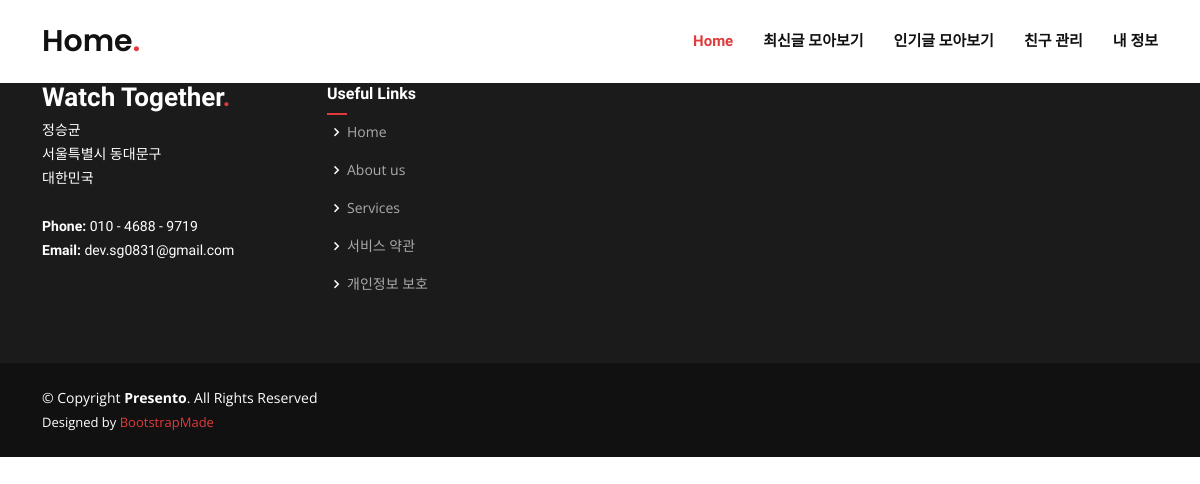
/posts/, run on an earlier commit of the app's database.
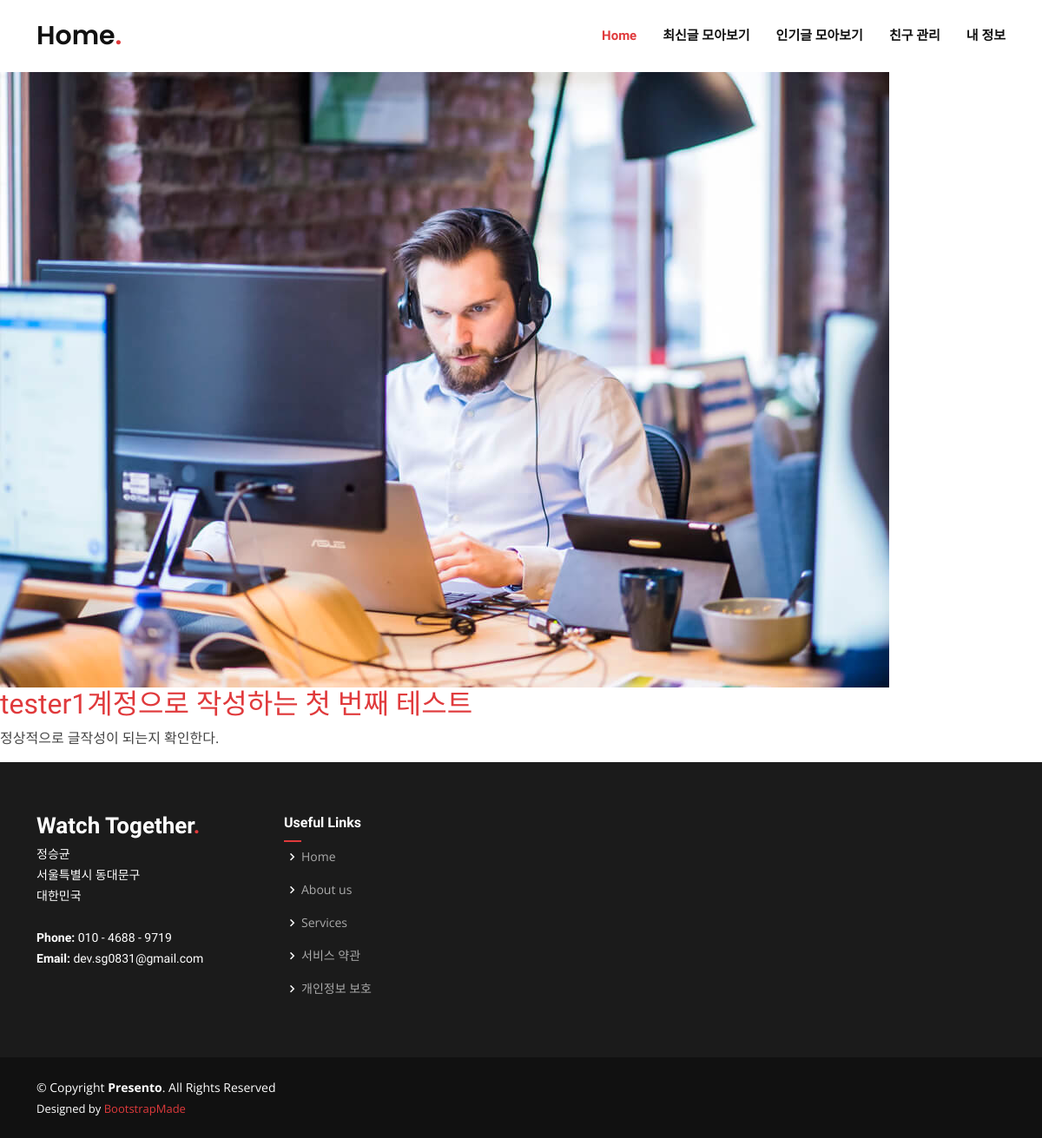
And on a later commit of the database.
### posting/models.py (models this page shows, shortened)
class Post(models.Model):
	title = models.CharField( max_length = 80 )
	content = models.CharField( max_length = 1000 )
	created = models.DateTimeField( auto_now=True )
	updated = models.DateTimeField( auto_now_add=True )
	like_count = models.PositiveIntegerField( default=0 )
	like = models.ManyToManyField( User, related_name='like_posts', blank=True )
	user = models.ForeignKey( User, on_delete=models.CASCADE )

### posting/views.py (the view)
# urls.py: path("", PostList.as_view(), name="postList"),
class PostList( ListView ):
	def get_queryset(self):
		return Post.objects.order_by("-created")

### posting/templates/posting/post_list.html
{% extends 'base.html' %}
{% block content %}
{% load static %}
            <article class="entry">
              <a href="{% url "postCreate" %}"> 작성 </a>
              {% for post in post_list %}
              <div class="entry-img">
                <img src="{% static "img/blog/blog-1.jpg" %}" alt="" class="img-fluid">
              </div>
              <h2 class="entry-title">
                <a href="{% url "postDetail" post.id %}">{{ post.title }}</a>
              </h2>
              <div class="entry-content">
                <p>
                  {{ post.content }}
                </p>
              {% endfor %}
            </article>
{% endblock %}

### templates/base.html (shortened to what this page needs)
<!DOCTYPE html>
<html lang="en">
<head>
  {% load static %}
  <link href="{% static "vendor/aos/aos.css" %}" rel="stylesheet">
  <link href="{% static "vendor/bootstrap/css/bootstrap.min.css" %}" rel="stylesheet">
  <link href="{% static "vendor/bootstrap-icons/bootstrap-icons.css" %}" rel="stylesheet">
  <link href="{% static "vendor/boxicons/css/boxicons.min.css" %}" rel="stylesheet">
  <link href="{% static "vendor/glightbox/css/glightbox.min.css" %}" rel="stylesheet">
  <link href="{% static "vendor/remixicon/remixicon.css" rel="stylesheet">
  <link href="{% static "vendor/swiper/swiper-bundle.min.css" %}" rel="stylesheet">
  <link href="{% static "css/style.css" %}" rel="stylesheet">
</head>
<body>
  <header id="header" class="fixed-top d-flex align-items-center">
    <div class="container d-flex align-items-center">
      <h1 class="logo me-auto"><a href="{% url "postList" %}"> Home<span>.</span></a></h1>
      <nav id="navbar" class="navbar order-last order-lg-0">
        <ul>
          <li><a class="nav-link scrollto active" href="#hero">Home</a></li>
          <li><a class="nav-link scrollto" href="{% url "postList" %}">최신글 모아보기</a></li>
          <li><a class="nav-link scrollto" href="{% url "popularPost" %}">인기글 모아보기</a></li>
          <li><a class="nav-link scrollto " href="{% url "friendList" %}">친구 관리</a></li>
          <li><a class="nav-link scrollto " href="#">내 정보</a></li>
        </ul>
      </nav>
  </header>
  <main id="main">
    {% block content %}
    {% endblock %}
  </main>
  <footer id="footer">
    <div class="footer-top">
      <div class="container">
        <div class="row">
          <div class="col-lg-3 col-md-6 footer-contact">
            <h3>Watch Together<span>.</span></h3>
            <p>
              정승균 <br>
              서울특별시 동대문구 <br>
              대한민국 <br><br>
              <strong>Phone:</strong> 010 - 4688 - 9719<br>
              <strong>Email:</strong> dev.sg0831@gmail.com <br>
            </p>
          </div>
          <div class="col-lg-2 col-md-6 footer-links">
            <h4>Useful Links</h4>
            <ul>
              <li><i class="bx bx-chevron-right"></i> <a href="#">Home</a></li>
              <li><i class="bx bx-chevron-right"></i> <a href="#">About us</a></li>
              <li><i class="bx bx-chevron-right"></i> <a href="#">Services</a></li>
              <li><i class="bx bx-chevron-right"></i> <a href="#"> 서비스 약관 </a></li>
              <li><i class="bx bx-chevron-right"></i> <a href="#"> 개인정보 보호 </a></li>
            </ul>
          </div>
        </div>
      </div>
    </div>
    <div class="container d-md-flex py-4">
      <div class="me-md-auto text-center text-md-start">
        <div class="copyright">
          &copy; Copyright <strong><span>Presento</span></strong>. All Rights Reserved
        </div>
        <div class="credits">
          Designed by <a href="https://bootstrapmade.com/">BootstrapMade</a>
        </div>
      </div>
    </div>
  </footer>
</body>
</html>

### static/posting/css/style.css (style rules this page uses)
body { font-family: "Open Sans", sans-serif; color: #444444; }
a { color: #e03a3c; text-decoration: none; }
h1, h2, h3, h4, h5, h6 { font-family: "Raleway", sans-serif; }
#header { background: #fff; transition: all 0.5s; z-index: 997; padding: 20px 0; }
#header .logo { font-size: 30px; margin: 0; padding: 0; font-weight: 600; font-family: "Poppins", sans-serif; }
#header .logo a { color: #111111; }
#header .logo a span { color: #e03a3c; }
.navbar { padding: 0; }
.navbar ul { margin: 0; padding: 0; display: flex; list-style: none; align-items: center; }
.navbar li { position: relative; }
.navbar a { display: flex; align-items: center; justify-content: space-between; padding: 10px 0 10px 30px; font-family: "Raleway", sans-serif; font-size: 15px; font-weight: 600; color: #111111; white-space: nowrap; transition: 0.3s; }
.navbar a:hover, .navbar .active, .navbar li:hover > a { color: #e03a3c; }
#footer { color: #fff; font-size: 14px; background: #111111; }
#footer .footer-top { padding: 60px 0 30px 0; background: #1b1b1b; }
#footer .footer-top .footer-contact { margin-bottom: 30px; }
#footer .footer-top .footer-contact h3 { font-size: 26px; line-height: 1; font-weight: 700; }
#footer .footer-top .footer-contact h3 span { color: #e03a3c; }
#footer .footer-top .footer-contact p { font-size: 14px; line-height: 24px; margin-bottom: 0; font-family: "Raleway", sans-serif; }
#footer .footer-top h4 { font-size: 16px; font-weight: bold; position: relative; padding-bottom: 12px; }
#footer .footer-top h4::after { content: ''; position: absolute; display: block; width: 20px; height: 2px; background: #e03a3c; bottom: 0; left: 0; }
#footer .footer-top .footer-links { margin-bottom: 30px; }
#footer .footer-top .footer-links ul { list-style: none; padding: 0; margin: 0; }
#footer .footer-top .footer-links ul i { padding-right: 2px; color: white; font-size: 18px; line-height: 1; }
#footer .footer-top .footer-links ul li { padding: 10px 0; display: flex; align-items: center; }
#footer .footer-top .footer-links ul li:first-child { padding-top: 0; }
#footer .footer-top .footer-links ul a { color: #aaaaaa; transition: 0.3s; display: inline-block; line-height: 1; }
#footer .credits { padding-top: 5px; font-size: 13px; }

What changed in the data, as far as the page shows it:
added Post: title "tester1계정으로 작성하는 첫 번째 테스트", content "정상적으로 글작성이 되는지 확인한다."
